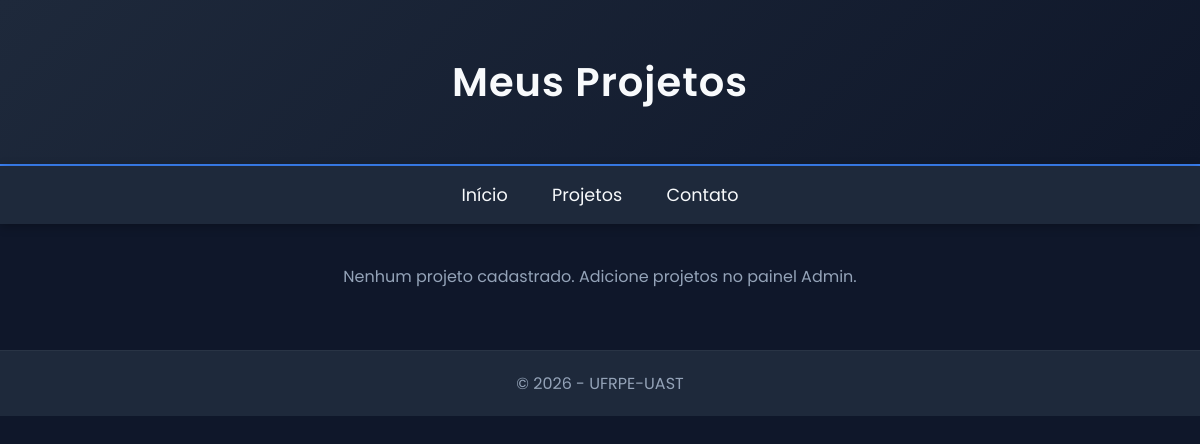
/portfolio/projetos/, run on an earlier commit of the app's database.
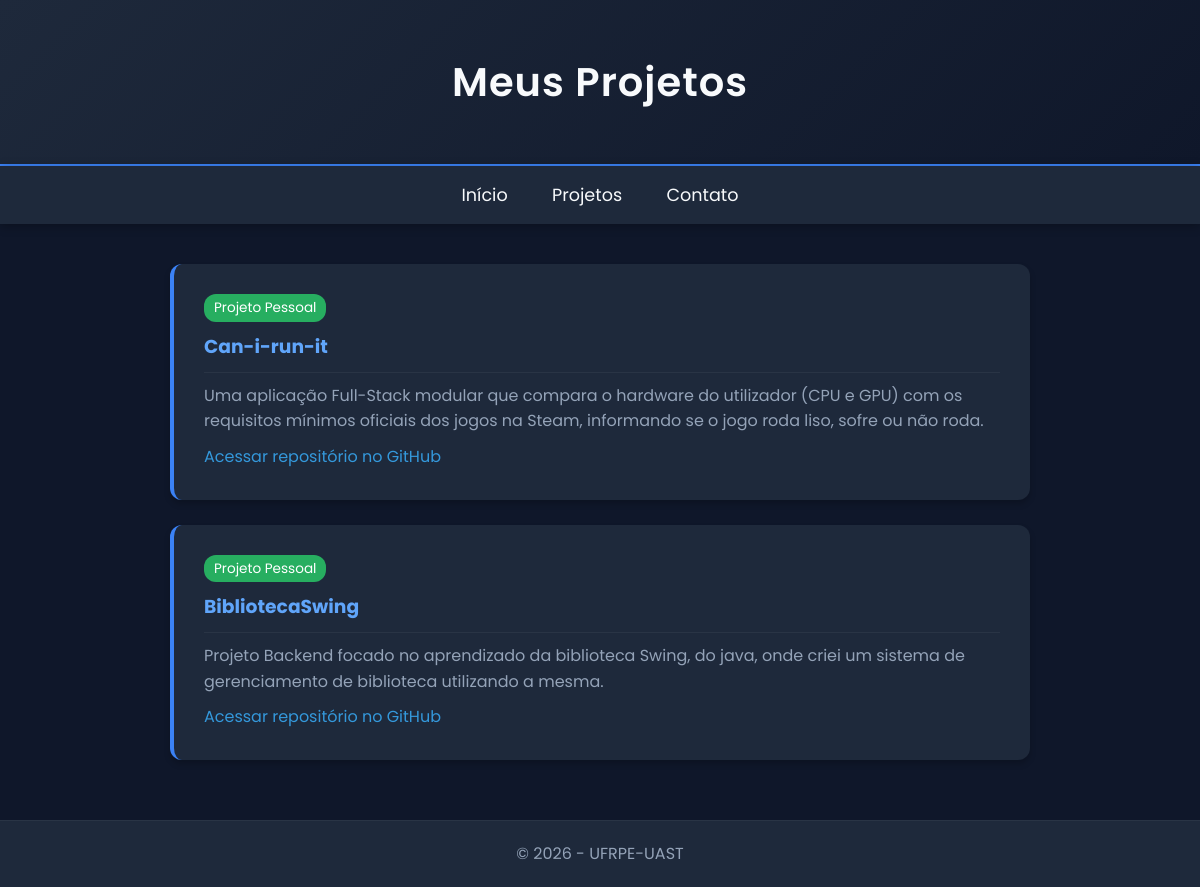
And on a later commit of the database.
### portfolio/models.py (models this page shows, shortened)
class Projeto(models.Model):
    TIPO_CHOICES = (
        ('Pessoal', 'Projeto Pessoal'),
        ('Disciplina', 'Projeto de Disciplina'),
    )
    tipo = models.CharField(max_length=20, choices=TIPO_CHOICES)
    nome = models.CharField(max_length=150)
    descricao = models.TextField()
    link_git = models.URLField()

### portfolio/views.py (the view)
# urls.py: path('projetos/', views.projetos, name='projetos'),
def projetos(request):
    projetos_lista = Projeto.objects.all()
    return render(request, 'portfolio/projetos.html', {'projetos': projetos_lista})

### portfolio/templates/portfolio/projetos.html (shortened to what this page needs)
{% extends "core/base.html" %}
{% block header_title %}Meus Projetos{% endblock %}
{% block content %}
    {% for projeto in projetos %}
    <div class="projeto-card" style="background: white; padding: 25px; margin-bottom: 20px; border-radius: 8px; box-shadow: 0 2px 4px rgba(0,0,0,0.1); border-left: 4px solid #3498db;">
        <span style="display: inline-block; padding: 3px 10px; border-radius: 12px; font-size: 0.85em; color: white; margin-bottom: 10px; background-color: {% if projeto.tipo == 'Pessoal' %}#27ae60{% else %}#e67e22{% endif %};">
            {{ projeto.get_tipo_display }}
        </span>
        <h3 style="color: #2c3e50; margin-bottom: 10px;">{{ projeto.nome }}</h3>
        <p style="color: #555; margin-bottom: 10px;">{{ projeto.descricao }}</p>
        <a href="{{ projeto.link_git }}" target="_blank" style="color: #3498db; text-decoration: none;">Acessar repositório no GitHub</a>
    </div>
    {% empty %}
        <p style="text-align: center;">Nenhum projeto cadastrado. Adicione projetos no painel Admin.</p>
    {% endfor %}
{% endblock %}

### core/templates/core/base.html (shortened to what this page needs)
<!DOCTYPE html>
<html lang="pt-br">
<head>
</head>
<body>
    <header>
        <h1>{% block header_title %}Portfólio do Aluno{% endblock %}</h1>
    </header>
    <nav>
        <a href="{% url 'portfolio:home' %}">Início</a>
        <a href="{% url 'portfolio:projetos' %}">Projetos</a>
        <a href="{% url 'portfolio:contato' %}">Contato</a>
    </nav>
    <div class="container">
        {% block content %}{% endblock %}
    </div>
    <footer>
        <p>&copy; 2026 - UFRPE-UAST</p>
    </footer>
</body>
</html>

What changed in the data, as far as the page shows it:
added Projeto: tipo "Projeto Pessoal", nome "Can-i-run-it", descricao "Uma aplicação Full-Stack modular que compara o hardware do utilizador (CPU e GPU) com os requisitos mínimos oficiais dos jogos na Steam, informando se o jogo roda liso, sofre ou não roda."
added Projeto: tipo "Projeto Pessoal", nome "BibliotecaSwing", descricao "Projeto Backend focado no aprendizado da biblioteca Swing, do java, onde criei um sistema de gerenciamento de biblioteca utilizando a mesma."
Also different on the page:
text no longer shown: "Nenhum projeto cadastrado. Adicione projetos no painel Admin."
